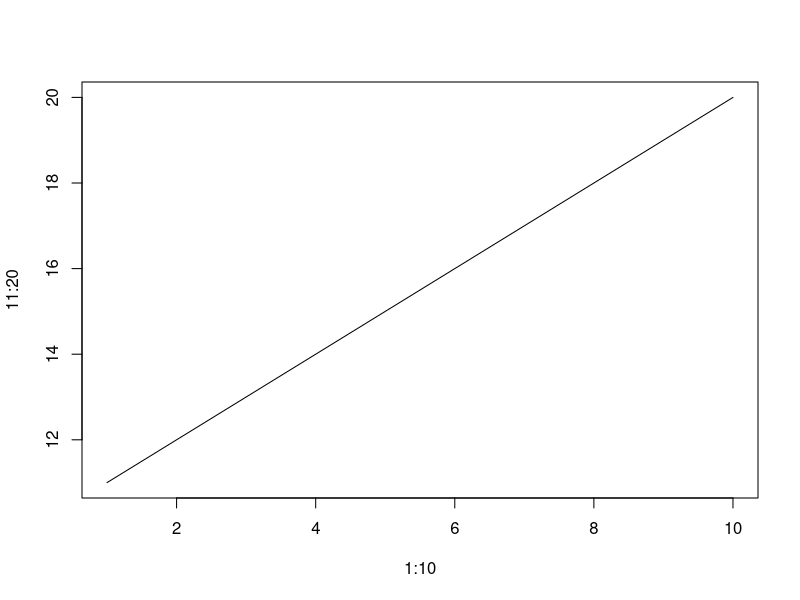
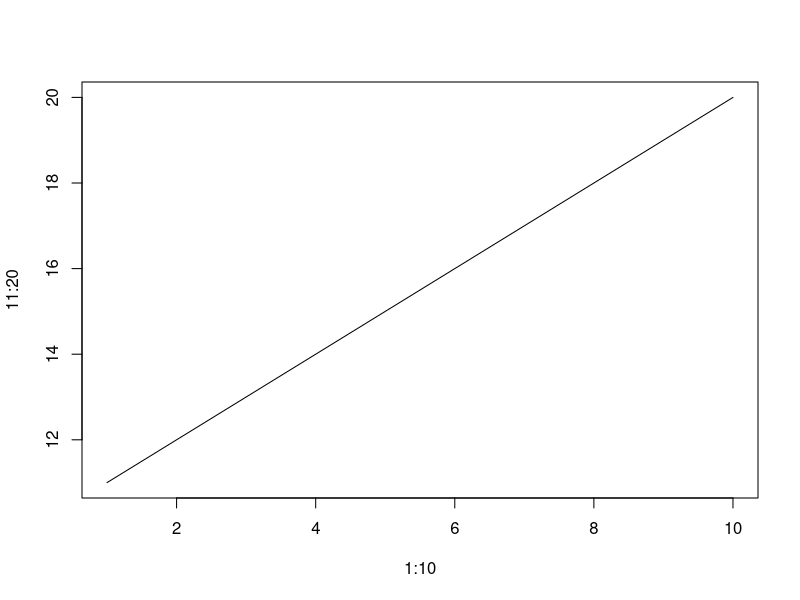

Write R code to recreate these figures, in order.
## ---- chunk 1
if(interactive()) {
   message("Successfully loaded .Rprofile at ", date(), "\n")
}
## ---- chunk 2
arg_explore = function(arg1, rg2, rg3)
    paste("a1, a2, a3 = ", arg1, rg2, rg3)
## ---- chunk 3
## SOLUTION
## See http://goo.gl/NKsved for the offical document
## To summeriase, matching happens in a three stage pass:
#1. Exact matching on tags
#2. Partial matching on tags.
#3. Positional matching
## ---- chunk 4
plot(type="l", 1:10, 11:20)
## ---- chunk 5
rnorm(mean=4, 4, n=5)
## ---- chunk 6
## SOLUTION
#plot(type="l", 1:10, 11:20) is equivilent to
plot(x=1:10, y=11:20, type="l")
#rnorm(mean=4, 4, n=5) is equivilent to
rnorm(n=5, mean=4, sd=4)
## ---- chunk 7
## Use regression as an example
stat_ana = function(x, y) {
  lm(y ~ x)
}
## ---- chunk 8
## SOLUTION
stat_ana = function(x, y, trans=NULL) {
  lm(y ~ x)
}
## ---- chunk 9
## SOLUTION
stat_ana = function(x, y, trans=NULL) {
  if(is.function(trans)) {
    x = trans(x)
    y = trans(y)
  }
  lm(y ~ x)
}
## ---- chunk 10
## SOLUTION
stat_ana = function(x, y, trans=NULL) {
  if(is.function(trans)) {
    x = trans(x)
    y = trans(y)
  } else if (trans == "normalise") {
    x = scale(x)
    y = scale(y)
  }
  lm(y ~ x)
}
## ---- chunk 11
f = function(x) return(x + 1)
f(10)
## ---- chunk 12
##Nothing strange here. We just get
f(10)
## ---- chunk 13
f = function(x) {
  f = function(x) {
    x + 1
  }
  x = x + 1
  return(f(x))
}
f(10)
## ---- chunk 14
f = function(x) {
  f = function(x) {
    f = function(x) {
      x + 1
    }
    x = x + 1
    return(f(x))
  }
  x = x + 1
  return(f(x))
}
f(10)
## ---- chunk 15
## Solution: The easiest way to understand is to use print statements
f = function(x) {
  f = function(x) {
    f = function(x) {
      message("f1: = ", x)
      x + 1
    }
    message("f2: = ", x)
    x = x + 1
    return(f(x))
  }
  message("f3: = ", x)
  x = x + 1
  return(f(x))
}
f(10)
## ---- chunk 16
f = function(x) {
  f = function(x) {
    x = 100
    f = function(x) {
      x + 1
    }
    x = x + 1
    return(f(x))
  }
  x = x + 1
  return(f(x))
}
f(10)
## ---- chunk 17
##Solution: The easiest way to understand is to use print statements as above
## ---- chunk 18
poisson = function(lambda) {
     r = function(n=1) rpois(n, lambda)
     d = function(x, log=FALSE) dpois(x, lambda, log=log)
     return(list(r=r, d=d))
}
## ---- chunk 19
geometric = function(prob) {
     r = function(n=1) rgeom(n, prob)
     d = function(x, log=FALSE) dgeom(x, prob, log=log)
     return(list(r=r, d=d))
}
## ---- chunk 20
##Solutions
randu = function(seed) {
  state = seed
  calls = 0 #Store the number of calls
  r = function() {
    state <<- (65539*state) %% 2^31
    ## Update the variable outside of this enviroment
    calls <<- calls + 1
    state/2^31
  }
  set_state = function(initial) state <<- initial
  get_state = function() state
  get_seed = function() seed
  get_num_calls = function() calls
  list(r=r, set_state=set_state, get_state=get_state,
       get_seed = get_seed, get_num_calls=get_num_calls)
}
r = randu(10)
r$r()
r$get_state()
r$get_seed()
## ---- chunk 21
r = randu(10)
r$r()
r$get_state()
r$get_seed()
## ---- chunk 22
r = randu(10)
r$get_num_calls()
r$r()
r$r()
r$get_num_calls()
## ---- chunk 23

